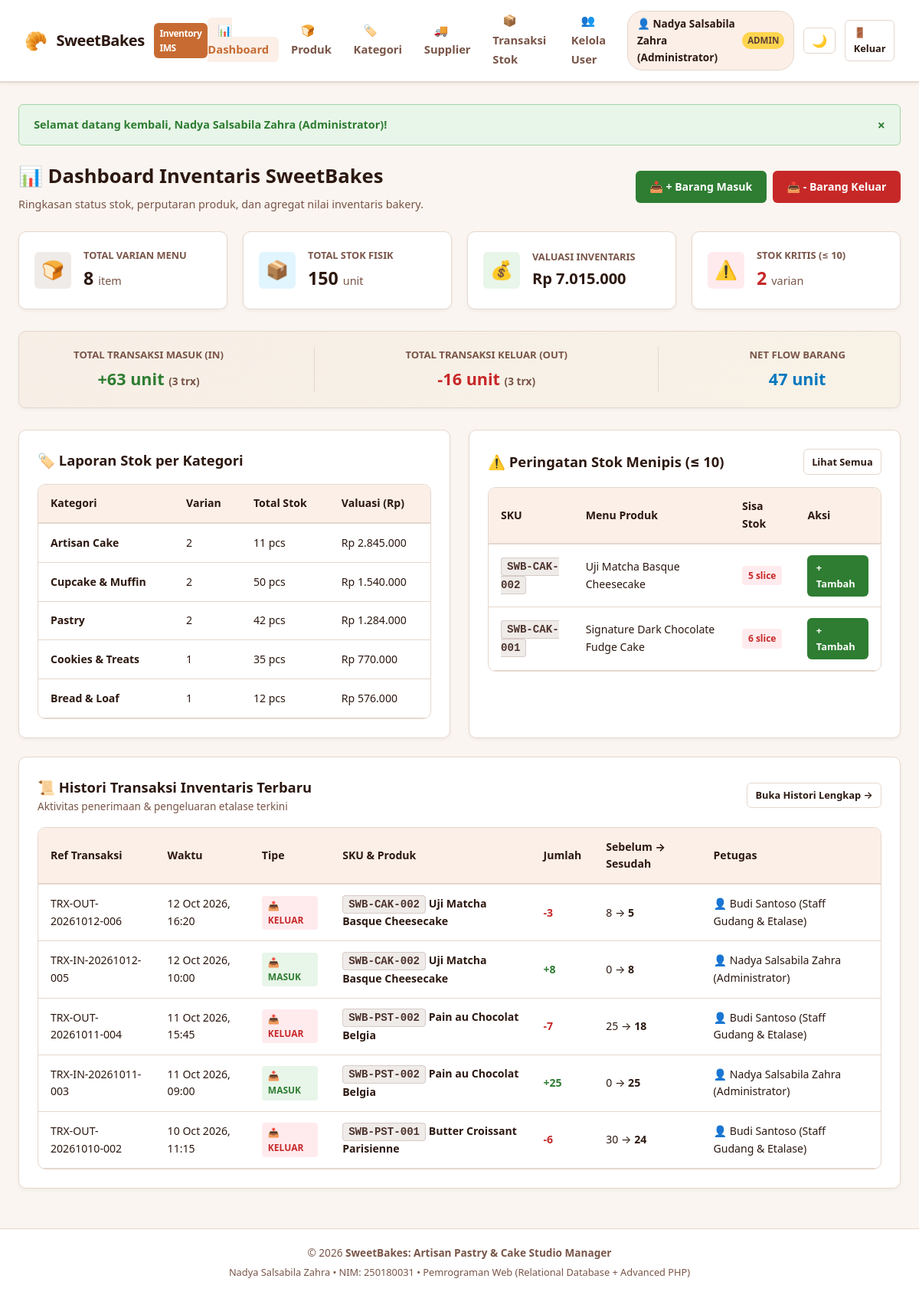
Page /public/dashboard.php (signed in) on the committed database.
### tables this page shows
CREATE TABLE `products` (
    `id` INT AUTO_INCREMENT PRIMARY KEY,
    `sku` VARCHAR(50) NOT NULL UNIQUE,
    `name` VARCHAR(150) NOT NULL,
    `category_id` INT NOT NULL,
    `price` DECIMAL(12, 2) NOT NULL CHECK (`price` >= 0),
    `stock` INT NOT NULL DEFAULT 0 CHECK (`stock` >= 0),
    `unit` VARCHAR(20) NOT NULL DEFAULT 'pcs',
    `description` TEXT NULL,
    `created_at` TIMESTAMP DEFAULT CURRENT_TIMESTAMP,
    `updated_at` TIMESTAMP DEFAULT CURRENT_TIMESTAMP ON UPDATE CURRENT_TIMESTAMP,
    CONSTRAINT `fk_products_category` FOREIGN KEY (`category_id`) 
        REFERENCES `categories` (`id`) ON UPDATE CASCADE ON DELETE RESTRICT
);

CREATE TABLE `inventory_transactions` (
    `id` INT AUTO_INCREMENT PRIMARY KEY,
    `reference_no` VARCHAR(60) NOT NULL UNIQUE,
    `product_id` INT NOT NULL,
    `supplier_id` INT NULL,
    `user_id` INT NOT NULL,
    `type` ENUM('IN', 'OUT') NOT NULL,
    `quantity` INT NOT NULL CHECK (`quantity` > 0),
    `stock_before` INT NOT NULL,
    `stock_after` INT NOT NULL,
    `notes` TEXT NULL,
    `transaction_date` DATETIME NOT NULL DEFAULT CURRENT_TIMESTAMP,
    CONSTRAINT `fk_trx_product` FOREIGN KEY (`product_id`) 
        REFERENCES `products` (`id`) ON UPDATE CASCADE ON DELETE RESTRICT,
    CONSTRAINT `fk_trx_supplier` FOREIGN KEY (`supplier_id`) 
        REFERENCES `suppliers` (`id`) ON UPDATE CASCADE ON DELETE SET NULL,
    CONSTRAINT `fk_trx_user` FOREIGN KEY (`user_id`) 
        REFERENCES `users` (`id`) ON UPDATE CASCADE ON DELETE RESTRICT
);

CREATE TABLE `users` (
    `id` INT AUTO_INCREMENT PRIMARY KEY,
    `username` VARCHAR(50) NOT NULL UNIQUE,
    `password` VARCHAR(255) NOT NULL,
    `full_name` VARCHAR(100) NOT NULL,
    `role` ENUM('admin', 'staff') NOT NULL DEFAULT 'staff',
    `created_at` TIMESTAMP DEFAULT CURRENT_TIMESTAMP
);

### helpers/auth.php (called while the page is built, shortened)
<?php
require_once __DIR__ . '/escape.php';
function get_base_url(): string {
    $script = $_SERVER['SCRIPT_NAME'] ?? '';
    if (preg_match('#^(/[^/]+)#', $script, $matches)) {
        if (strpos($script, '/public/') !== false) {
            $parts = explode('/public/', $script);
            return $parts[0];
        }
    }
    return '';
}
        ?>

### helpers/escape.php (called while the page is built, shortened)
<?php
function e(?string $value): string {
    return htmlspecialchars((string)($value ?? ''), ENT_QUOTES, 'UTF-8');
}
function format_rupiah($angka): string {
    return 'Rp ' . number_format((float)$angka, 0, ',', '.');
}
function format_datetime(?string $datetime): string {
    $time = strtotime($datetime);
    return date('d M Y, H:i', $time);
}

### public/dashboard.php (the view, shortened to what this page needs)
<?php
require_once dirname(__DIR__) . '/helpers/escape.php';
require_once dirname(__DIR__) . '/helpers/auth.php';
$db = get_db();
$totalProducts = (int)$db->query("SELECT COUNT(*) FROM products")->fetchColumn();
$totalStock = (int)$db->query("SELECT COALESCE(SUM(stock), 0) FROM products")->fetchColumn();
$totalValuation = (float)$db->query("SELECT COALESCE(SUM(stock * price), 0) FROM products")->fetchColumn();
$lowStockCount = (int)$db->query("SELECT COUNT(*) FROM products WHERE stock <= 10")->fetchColumn();
$totalTrxIn = (int)$db->query("SELECT COUNT(*) FROM inventory_transactions WHERE type = 'IN'")->fetchColumn();
$totalTrxOut = (int)$db->query("SELECT COUNT(*) FROM inventory_transactions WHERE type = 'OUT'")->fetchColumn();
$sumQtyIn = (int)$db->query("SELECT COALESCE(SUM(quantity), 0) FROM inventory_transactions WHERE type = 'IN'")->fetchColumn();
$sumQtyOut = (int)$db->query("SELECT COALESCE(SUM(quantity), 0) FROM inventory_transactions WHERE type = 'OUT'")->fetchColumn();
$catStatsSql = "
    SELECT c.name AS category_name,
           COUNT(p.id) AS product_count,
           COALESCE(SUM(p.stock), 0) AS total_stock,
           COALESCE(SUM(p.stock * p.price), 0) AS total_value
    FROM categories c
    LEFT JOIN products p ON p.category_id = c.id
    GROUP BY c.id, c.name
    ORDER BY total_value DESC
";
$categoryStats = $db->query($catStatsSql)->fetchAll();
$lowStockProducts = $db->query("
    SELECT p.id, p.sku, p.name, p.stock, p.unit, p.price, c.name AS category_name
    FROM products p
    JOIN categories c ON p.category_id = c.id
    WHERE p.stock <= 10
    ORDER BY p.stock ASC
    LIMIT 6
")->fetchAll();
$recentTransactions = $db->query("
    SELECT t.reference_no, t.type, t.quantity, t.stock_before, t.stock_after, t.transaction_date,
           p.sku, p.name AS product_name,
           u.full_name AS operator_name
    FROM inventory_transactions t
    JOIN products p ON t.product_id = p.id
    JOIN users u ON t.user_id = u.id
    ORDER BY t.transaction_date DESC, t.id DESC
    LIMIT 5
")->fetchAll();
include dirname(__DIR__) . '/views/header.php';
?>
<div class="page-header">
    <div>
        <h1 class="page-title">📊 Dashboard Inventaris SweetBakes</h1>
        <p class="page-subtitle">Ringkasan status stok, perputaran produk, dan agregat nilai inventaris bakery.</p>
    </div>
    <div style="display: flex; gap: 0.5rem;">
        <a href="<?= e(get_base_url()) ?>/public/stock/in.php" class="btn btn-success">📥 + Barang Masuk</a>
        <a href="<?= e(get_base_url()) ?>/public/stock/out.php" class="btn btn-danger">📤 - Barang Keluar</a>
    </div>
</div>
<div class="stats-grid">
    <div class="stat-card">
        <div class="stat-icon" style="background: #EFEBE9; color: var(--primary);">🍞</div>
        <div>
            <div class="stat-label">Total Varian Menu</div>
            <div class="stat-value"><?= number_format($totalProducts) ?> <span style="font-size: 0.9rem; font-weight: normal; color: var(--text-muted);">item</span></div>
        </div>
    </div>
    <div class="stat-card">
        <div class="stat-icon" style="background: var(--info-bg); color: var(--info);">📦</div>
        <div>
            <div class="stat-label">Total Stok Fisik</div>
            <div class="stat-value"><?= number_format($totalStock) ?> <span style="font-size: 0.9rem; font-weight: normal; color: var(--text-muted);">unit</span></div>
        </div>
    </div>
    <div class="stat-card">
        <div class="stat-icon" style="background: var(--success-bg); color: var(--success);">💰</div>
        <div>
            <div class="stat-label">Valuasi Inventaris</div>
            <div class="stat-value" style="font-size: 1.25rem;"><?= format_rupiah($totalValuation) ?></div>
        </div>
    </div>
    <div class="stat-card">
        <div class="stat-icon" style="background: <?= $lowStockCount > 0 ? 'var(--danger-bg)' : 'var(--success-bg)' ?>; color: <?= $lowStockCount > 0 ? 'var(--danger)' : 'var(--success)' ?>;">
            <?= $lowStockCount > 0 ? '⚠️' : '✅' ?>
        </div>
        <div>
            <div class="stat-label">Stok Kritis (&le; 10)</div>
            <div class="stat-value" style="color: <?= $lowStockCount > 0 ? 'var(--danger)' : 'var(--success)' ?>;">
                <?= number_format($lowStockCount) ?> <span style="font-size: 0.9rem; font-weight: normal; color: var(--text-muted);">varian</span>
            </div>
        </div>
    </div>
</div>
<div class="card" style="padding: 1.25rem; margin-bottom: 1.75rem; background: linear-gradient(135deg, rgba(199, 107, 50, 0.05), rgba(212, 175, 55, 0.05));">
    <div style="display: flex; justify-content: space-around; flex-wrap: wrap; text-align: center; gap: 1rem;">
        <div>
            <div style="font-size: 0.82rem; color: var(--text-muted); font-weight: 700; text-transform: uppercase;">Total Transaksi Masuk (IN)</div>
            <div style="font-size: 1.35rem; font-weight: 800; color: var(--success); margin-top: 4px;">
                +<?= number_format($sumQtyIn) ?> unit <span style="font-size: 0.85rem; font-weight: 600; color: var(--text-muted);">(<?= $totalTrxIn ?> trx)</span>
            </div>
        </div>
        <div>
            <div style="font-size: 0.82rem; color: var(--text-muted); font-weight: 700; text-transform: uppercase;">Total Transaksi Keluar (OUT)</div>
            <div style="font-size: 1.35rem; font-weight: 800; color: var(--danger); margin-top: 4px;">
                -<?= number_format($sumQtyOut) ?> unit <span style="font-size: 0.85rem; font-weight: 600; color: var(--text-muted);">(<?= $totalTrxOut ?> trx)</span>
            </div>
        </div>
        <div>
            <div style="font-size: 0.82rem; color: var(--text-muted); font-weight: 700; text-transform: uppercase;">Net Flow Barang</div>
            <div style="font-size: 1.35rem; font-weight: 800; color: <?= ($sumQtyIn - $sumQtyOut >= 0) ? 'var(--info)' : 'var(--warning)' ?>; margin-top: 4px;">
                <?= number_format($sumQtyIn - $sumQtyOut) ?> unit
            </div>
        </div>
    </div>
</div>
<div style="display: grid; grid-template-columns: repeat(auto-fit, minmax(400px, 1fr)); gap: 1.5rem; margin-bottom: 1.5rem;">
    <div class="card" style="margin-bottom: 0;">
        <h2 style="font-size: 1.15rem; font-weight: 800; margin-bottom: 1rem;">🏷️ Laporan Stok per Kategori</h2>
        <div class="table-responsive">
            <table class="table">
                <thead>
                    <tr>
                        <th>Kategori</th>
                        <th>Varian</th>
                        <th>Total Stok</th>
                        <th>Valuasi (Rp)</th>
                    </tr>
                </thead>
                <tbody>
                    <?php if (empty($categoryStats)): ?>
                        <tr><td colspan="4" style="text-align: center; color: var(--text-muted);">Belum ada data kategori.</td></tr>
                    <?php else: ?>
                        <?php foreach ($categoryStats as $row): ?>
                        <tr>
                            <td><strong><?= e($row['category_name']) ?></strong></td>
                            <td><?= number_format($row['product_count']) ?></td>
                            <td><?= number_format($row['total_stock']) ?> pcs</td>
                            <td><?= format_rupiah($row['total_value']) ?></td>
                        </tr>
                        <?php endforeach; ?>
                    <?php endif; ?>
                </tbody>
            </table>
        </div>
    </div>
    <div class="card" style="margin-bottom: 0;">
        <div style="display: flex; justify-content: space-between; align-items: center; margin-bottom: 1rem;">
            <h2 style="font-size: 1.15rem; font-weight: 800;">⚠️ Peringatan Stok Menipis (&le; 10)</h2>
            <a href="<?= e(get_base_url()) ?>/public/products/index.php" class="btn btn-secondary btn-sm">Lihat Semua</a>
        </div>
        <div class="table-responsive">
            <table class="table">
                <thead>
                    <tr>
                        <th>SKU</th>
                        <th>Menu Produk</th>
                        <th>Sisa Stok</th>
                        <th>Aksi</th>
                    </tr>
                </thead>
                <tbody>
                    <?php if (empty($lowStockProducts)): ?>
                        <tr><td colspan="4" style="text-align: center; color: var(--success); font-weight: 600;">✅ Seluruh stok produk dalam batas aman (> 10).</td></tr>
                    <?php else: ?>
                        <?php foreach ($lowStockProducts as $p): ?>
                        <tr>
                            <td><span class="badge-sku"><?= e($p['sku']) ?></span></td>
                            <td><?= e($p['name']) ?></td>
                            <td>
                                <span class="badge badge-danger"><?= number_format($p['stock']) ?> <?= e($p['unit']) ?></span>
                            </td>
                            <td>
                                <a href="<?= e(get_base_url()) ?>/public/stock/in.php?product_id=<?= (int)$p['id'] ?>" class="btn btn-success btn-sm">+ Tambah</a>
                            </td>
                        </tr>
                        <?php endforeach; ?>
                    <?php endif; ?>
                </tbody>
            </table>
        </div>
    </div>
</div>
<div class="card">
    <div style="display: flex; justify-content: space-between; align-items: center; margin-bottom: 1rem;">
        <div>
            <h2 style="font-size: 1.15rem; font-weight: 800;">📜 Histori Transaksi Inventaris Terbaru</h2>
            <p style="font-size: 0.85rem; color: var(--text-muted);">Aktivitas penerimaan & pengeluaran etalase terkini</p>
        </div>
        <a href="<?= e(get_base_url()) ?>/public/stock/index.php" class="btn btn-secondary btn-sm">Buka Histori Lengkap &rarr;</a>
    </div>
    <div class="table-responsive">
        <table class="table">
            <thead>
                <tr>
                    <th>Ref Transaksi</th>
                    <th>Waktu</th>
                    <th>Tipe</th>
                    <th>SKU & Produk</th>
                    <th>Jumlah</th>
                    <th>Sebelum &rarr; Sesudah</th>
                    <th>Petugas</th>
                </tr>
            </thead>
            <tbody>
                <?php if (empty($recentTransactions)): ?>
                    <tr><td colspan="7" style="text-align: center; color: var(--text-muted);">Belum ada riwayat transaksi.</td></tr>
                <?php else: ?>
                    <?php foreach ($recentTransactions as $tx): ?>
                    <tr>
                        <td><code><?= e($tx['reference_no']) ?></code></td>
                        <td><?= format_datetime($tx['transaction_date']) ?></td>
                        <td>
                            <?php if ($tx['type'] === 'IN'): ?>
                                <span class="badge badge-success">📥 MASUK</span>
                            <?php else: ?>
                                <span class="badge badge-danger">📤 KELUAR</span>
                            <?php endif; ?>
                        </td>
                        <td>
                            <span class="badge-sku"><?= e($tx['sku']) ?></span>
                            <strong><?= e($tx['product_name']) ?></strong>
                        </td>
                        <td style="font-weight: 700; color: <?= $tx['type'] === 'IN' ? 'var(--success)' : 'var(--danger)' ?>;">
                            <?= $tx['type'] === 'IN' ? '+' : '-' ?><?= number_format($tx['quantity']) ?>
                        </td>
                        <td>
                            <?= number_format($tx['stock_before']) ?> &rarr; <strong><?= number_format($tx['stock_after']) ?></strong>
                        </td>
                        <td>👤 <?= e($tx['operator_name']) ?></td>
                    </tr>
                    <?php endforeach; ?>
                <?php endif; ?>
            </tbody>
        </table>
    </div>
</div>
<?php include dirname(__DIR__) . '/views/footer.php'; ?>

### rows in the picture
products: sku "SWB-CAK-002", name "Uji Matcha Basque Cheesecake", stock "5", unit "slice"
products: sku "SWB-CAK-001", name "Signature Dark Chocolate Fudge Cake", stock "6", unit "slice"
inventory_transactions: reference_no "TRX-OUT-20261012-006", transaction_date "12 Oct 2026, 16:20", type "📤 KELUAR", product.sku "SWB-CAK-002", product.name "Uji Matcha Basque Cheesecake", quantity "3", stock_before "8", stock_after "5", user.full_name "Budi Santoso (Staff Gudang & Etalase)"
inventory_transactions: reference_no "TRX-IN-20261012-005", transaction_date "12 Oct 2026, 10:00", type "📥 MASUK", product.sku "SWB-CAK-002", product.name "Uji Matcha Basque Cheesecake", quantity "8", stock_before "0", stock_after "8", user.full_name "Nadya Salsabila Zahra (Administrator)"
inventory_transactions: reference_no "TRX-OUT-20261011-004", transaction_date "11 Oct 2026, 15:45", type "📤 KELUAR", product.sku "SWB-PST-002", product.name "Pain au Chocolat Belgia", quantity "7", stock_before "25", stock_after "18", user.full_name "Budi Santoso (Staff Gudang & Etalase)"
inventory_transactions: reference_no "TRX-IN-20261011-003", transaction_date "11 Oct 2026, 09:00", type "📥 MASUK", product.sku "SWB-PST-002", product.name "Pain au Chocolat Belgia", quantity "25", stock_before "0", stock_after "25", user.full_name "Nadya Salsabila Zahra (Administrator)"
inventory_transactions: reference_no "TRX-OUT-20261010-002", transaction_date "10 Oct 2026, 11:15", type "📤 KELUAR", product.sku "SWB-PST-001", product.name "Butter Croissant Parisienne", quantity "6", stock_before "30", stock_after "24", user.full_name "Budi Santoso (Staff Gudang & Etalase)"

### other values in the picture
$currentUser['full_name'] "Nadya Salsabila Zahra (Administrator)"
$currentUser['role'] "ADMIN"
$flash['message'] "Selamat datang kembali, Nadya Salsabila Zahra (Administrator)!"
$totalProducts "8"
$totalStock "150"
format_rupiah($totalValuation) "Rp 7.015.000"
$lowStockCount "2"
$sumQtyIn "63"
$totalTrxIn "3"
$sumQtyOut "16"
$totalTrxOut "3"
$sumQtyIn - $sumQtyOut "47"
$row['category_name'] "Artisan Cake"
$row['product_count'] "2"
$row['total_stock'] "11"
